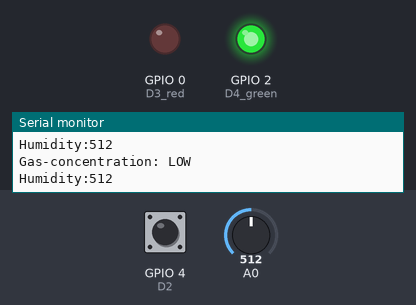
Recording of a sketch running on a simulated ESP8266 (NodeMCU). On the bench: output pins drawn as LEDs (lit = HIGH), the last lines printed to the serial monitor. Dashed ring = blinking. The test bench sets the inputs (shaded band); at power-on: GPIO 4 (D2) LOW, A0 = 512. WiFi joins after 1.5 s; servers stay silent unless stated.

Above: at 3.0 s.
3.1 s: GPIO 4 (D2) driven HIGH
At 3.5 s:
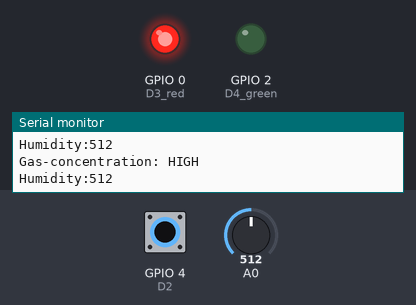
4.6 s: A0 set to 105
7.6 s: A0 set to 92
10.6 s: GPIO 4 (D2) driven LOW
At 12.0 s:
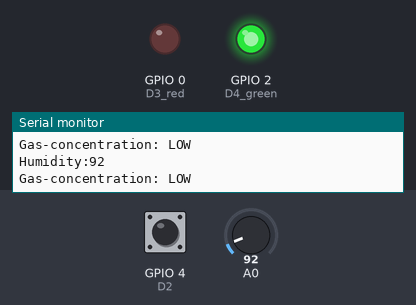
13.6 s: GPIO 4 (D2) pulsed HIGH 2 times (0.12 s each, 0.3 s apart)
At 13.83 s:
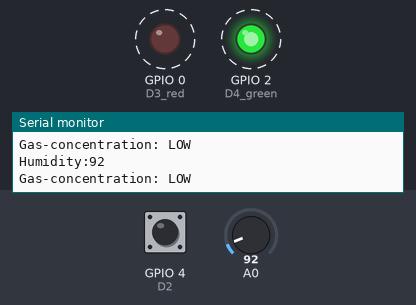
Timing chart, 0 to 16.6 s (numbered marks = the images above; inputs shaded):
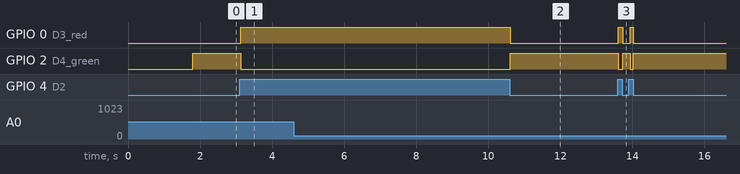

The sketch:

Mini_Module_Blynk.ino
```cpp
#define BLYNK_TEMPLATE_ID "TMPL6sU_mp0Hg"
#define BLYNK_TEMPLATE_NAME "Test Blynk"
#define BLYNK_AUTH_TOKEN "S4doE35XQWDS2Tttrp-mGfK8kS6TE8t4"
#include "ESP8266WiFi.h"

#define BLYNK_PRINT Serial

#include <BlynkSimpleEsp8266.h>

// Your WiFi credentials.
// Set password to "" for open networks.
char ssid[] = "MayChi";
char pass[] = "maichi0709";

int sensorVal;
int sensorVal2;
int normalLed;
int warningLed;
BlynkTimer timer;

void myTimer()
{
  sensorVal = analogRead(5);
  sensorVal2 = digitalRead(4);
  normalLed = digitalRead(2);
  warningLed = digitalRead(0);
  Blynk.virtualWrite(V0, sensorVal);
  Blynk.virtualWrite(V1, sensorVal2);
  Blynk.virtualWrite(V2, normalLed);
  Blynk.virtualWrite(V3, warningLed);
}

void setup() {
  Serial.begin(9600);

  pinMode(5, INPUT); //D1
  pinMode(4, INPUT); //D2
  pinMode(0, OUTPUT); //D3 red
  pinMode(2, OUTPUT); //D4 green
  pinMode(2, OUTPUT);

  Blynk.begin(BLYNK_AUTH_TOKEN, ssid, pass);
  timer.setInterval(1000L, myTimer);
}

BLYNK_WRITE(V0) // Executes when the value of virtual pin 0 changes
{
  if(param.asInt() == 1)
  {
    // execute this code if the switch widget is now ON
    digitalWrite(4,HIGH);  // Set digital pin 2 HIGH
  }
  else
  {
    // execute this code if the switch widget is now OFF
    digitalWrite(4,LOW);  // Set digital pin 2 LOW
  }
}

void loop()
{
  int humid = analogRead(5);
  Serial.print("Humidity:");
  Serial.println(humid);


  int gas = digitalRead(4);

  if(gas == 1) {
    digitalWrite(0, HIGH);
    digitalWrite(2, LOW);
    Serial.println("Gas-concentration: HIGH");
  }
  else {
    digitalWrite(0, LOW);
    digitalWrite(2, HIGH);
    Serial.println("Gas-concentration: LOW");
  }
  Serial.println();
  Blynk.run();
  timer.run();
}
```

Measured:
- after the input at 3.1 s, GPIO 0 (D3_red): LOW → HIGH at once; GPIO 2 (D4_green): HIGH → LOW at once
- after the input at 10.6 s, GPIO 0 (D3_red): HIGH → LOW at once; GPIO 2 (D4_green): LOW → HIGH at once
- after the input at 13.6 s, GPIO 0 (D3_red): alternates HIGH for 0.10 s and LOW for 0.20 s, 4 changes in all, then stays LOW, starting at once; GPIO 2 (D4_green): alternates HIGH for 0.20 s and LOW for 0.10 s, 4 changes in all, then stays HIGH, starting at once
